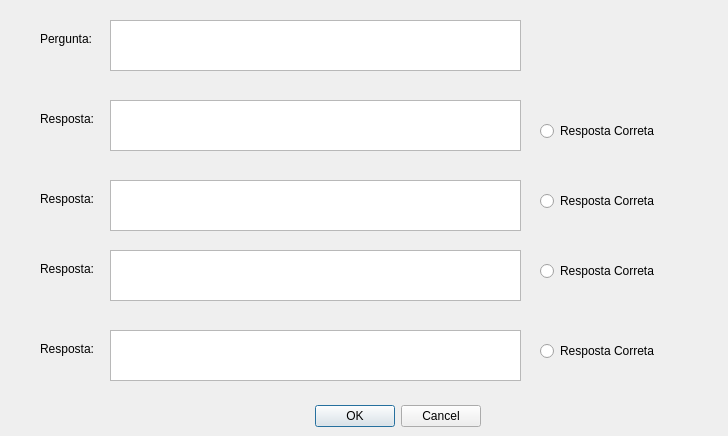
<?xml version="1.0" encoding="UTF-8"?>
<ui version="4.0">
 <class>NewQuestion</class>
 <widget class="QDialog" name="NewQuestion">
  <property name="geometry">
   <rect>
    <x>0</x>
    <y>0</y>
    <width>728</width>
    <height>436</height>
   </rect>
  </property>
  <property name="windowTitle">
   <string>Dialog</string>
  </property>
  <widget class="QDialogButtonBox" name="buttonBox">
   <property name="geometry">
    <rect>
     <x>140</x>
     <y>400</y>
     <width>341</width>
     <height>32</height>
    </rect>
   </property>
   <property name="orientation">
    <enum>Qt::Horizontal</enum>
   </property>
   <property name="standardButtons">
    <set>QDialogButtonBox::Cancel|QDialogButtonBox::Ok</set>
   </property>
  </widget>
  <widget class="QLabel" name="label">
   <property name="geometry">
    <rect>
     <x>40</x>
     <y>30</y>
     <width>60</width>
     <height>18</height>
    </rect>
   </property>
   <property name="text">
    <string>Pergunta:</string>
   </property>
  </widget>
  <widget class="QLabel" name="label_2">
   <property name="geometry">
    <rect>
     <x>40</x>
     <y>110</y>
     <width>60</width>
     <height>18</height>
    </rect>
   </property>
   <property name="text">
    <string>Resposta:</string>
   </property>
  </widget>
  <widget class="QTextEdit" name="answer1">
   <property name="geometry">
    <rect>
     <x>110</x>
     <y>100</y>
     <width>411</width>
     <height>51</height>
    </rect>
   </property>
  </widget>
  <widget class="QLabel" name="label_3">
   <property name="geometry">
    <rect>
     <x>40</x>
     <y>190</y>
     <width>60</width>
     <height>18</height>
    </rect>
   </property>
   <property name="text">
    <string>Resposta:</string>
   </property>
  </widget>
  <widget class="QTextEdit" name="answer2">
   <property name="geometry">
    <rect>
     <x>110</x>
     <y>180</y>
     <width>411</width>
     <height>51</height>
    </rect>
   </property>
  </widget>
  <widget class="QLabel" name="label_4">
   <property name="geometry">
    <rect>
     <x>40</x>
     <y>260</y>
     <width>60</width>
     <height>18</height>
    </rect>
   </property>
   <property name="text">
    <string>Resposta:</string>
   </property>
  </widget>
  <widget class="QTextEdit" name="answer3">
   <property name="geometry">
    <rect>
     <x>110</x>
     <y>250</y>
     <width>411</width>
     <height>51</height>
    </rect>
   </property>
  </widget>
  <widget class="QLabel" name="label_5">
   <property name="geometry">
    <rect>
     <x>40</x>
     <y>340</y>
     <width>60</width>
     <height>18</height>
    </rect>
   </property>
   <property name="text">
    <string>Resposta:</string>
   </property>
  </widget>
  <widget class="QTextEdit" name="answer4">
   <property name="geometry">
    <rect>
     <x>110</x>
     <y>330</y>
     <width>411</width>
     <height>51</height>
    </rect>
   </property>
  </widget>
  <widget class="QTextEdit" name="question">
   <property name="geometry">
    <rect>
     <x>110</x>
     <y>20</y>
     <width>411</width>
     <height>51</height>
    </rect>
   </property>
  </widget>
  <widget class="QRadioButton" name="respostaCorreta1">
   <property name="geometry">
    <rect>
     <x>540</x>
     <y>120</y>
     <width>141</width>
     <height>22</height>
    </rect>
   </property>
   <property name="text">
    <string>Resposta Correta</string>
   </property>
  </widget>
  <widget class="QRadioButton" name="respostaCorreta2">
   <property name="geometry">
    <rect>
     <x>540</x>
     <y>190</y>
     <width>141</width>
     <height>22</height>
    </rect>
   </property>
   <property name="text">
    <string>Resposta Correta</string>
   </property>
  </widget>
  <widget class="QRadioButton" name="respostaCorreta3">
   <property name="geometry">
    <rect>
     <x>540</x>
     <y>260</y>
     <width>141</width>
     <height>22</height>
    </rect>
   </property>
   <property name="text">
    <string>Resposta Correta</string>
   </property>
  </widget>
  <widget class="QRadioButton" name="respostaCorreta4">
   <property name="geometry">
    <rect>
     <x>540</x>
     <y>340</y>
     <width>141</width>
     <height>22</height>
    </rect>
   </property>
   <property name="text">
    <string>Resposta Correta</string>
   </property>
  </widget>
 </widget>
 <resources/>
 <connections>
  <connection>
   <sender>buttonBox</sender>
   <signal>accepted()</signal>
   <receiver>NewQuestion</receiver>
   <slot>accept()</slot>
   <hints>
    <hint type="sourcelabel">
     <x>248</x>
     <y>254</y>
    </hint>
    <hint type="destinationlabel">
     <x>157</x>
     <y>274</y>
    </hint>
   </hints>
  </connection>
  <connection>
   <sender>buttonBox</sender>
   <signal>rejected()</signal>
   <receiver>NewQuestion</receiver>
   <slot>reject()</slot>
   <hints>
    <hint type="sourcelabel">
     <x>316</x>
     <y>260</y>
    </hint>
    <hint type="destinationlabel">
     <x>286</x>
     <y>274</y>
    </hint>
   </hints>
  </connection>
 </connections>
</ui>
